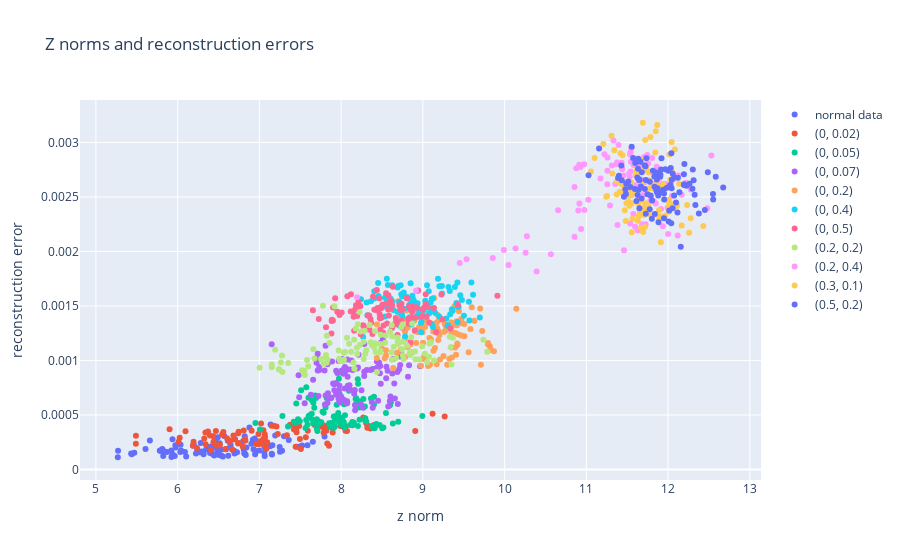

The code cell stored with this chart in its notebook:
### Code cell
from scipy.stats import pearsonr, spearmanr

print("Pearson %.3f, p-val %.2f" % pearsonr(z_distances, recon_errs))
print("Spearman %.3f, p-val %.2f" % spearmanr(z_distances, recon_errs))

data = []
start, end = 0, 0
for i, dl in enumerate(dataloaders):
    start = end
    end += len(dl)
    if i == 0:
        name = "normal data"
    else:
        name = str(loc_scale_pairs[i-1])
    data += [
        go.Scatter(
            x=z_distances[start:end],
            y=recon_errs[start:end],
            mode='markers', name=name,
        )
    ]

layout = go.Layout(
    title="Z norms and reconstruction errors",
    yaxis=dict(title='reconstruction error'),
    xaxis=dict(title='z norm')
)

fig = go.Figure(data=data, layout=layout)
fig.show()
